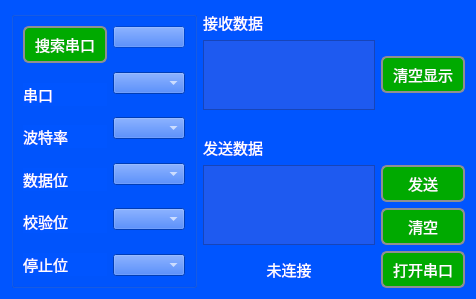
<?xml version="1.0" encoding="UTF-8"?>
<ui version="4.0">
 <class>serialPort</class>
 <widget class="QWidget" name="serialPort">
  <property name="geometry">
   <rect>
    <x>0</x>
    <y>0</y>
    <width>476</width>
    <height>293</height>
   </rect>
  </property>
  <property name="windowTitle">
   <string>Form</string>
  </property>
  <property name="styleSheet">
   <string notr="true">background-color:rgb(0, 85, 255);</string>
  </property>
  <layout class="QHBoxLayout" name="horizontalLayout">
   <item>
    <widget class="QGroupBox" name="groupBox">
     <property name="title">
      <string/>
     </property>
     <layout class="QHBoxLayout" name="horizontalLayout_5">
      <item>
       <layout class="QHBoxLayout" name="horizontalLayout_4">
        <item>
         <layout class="QVBoxLayout" name="verticalLayout_6">
          <item>
           <widget class="QPushButton" name="search">
            <property name="font">
             <font>
              <pointsize>11</pointsize>
             </font>
            </property>
            <property name="styleSheet">
             <string notr="true">QPushButton{
color:rgb(255, 255, 255);
background-color:rgb(0, 170, 0);
border: 2px solid #8f8f91;
border-radius:6px;
padding:5px 10px;
}
QPushButton:hover{
background-color:rgb(0, 0, 0);
}
QPushButton:pressed{
border-style:inset;
padding-top:6px;
padding-left:11px;
}

</string>
            </property>
            <property name="text">
             <string>搜索串口</string>
            </property>
           </widget>
          </item>
          <item>
           <spacer name="verticalSpacer_5">
            <property name="orientation">
             <enum>Qt::Vertical</enum>
            </property>
            <property name="sizeHint" stdset="0">
             <size>
              <width>20</width>
              <height>40</height>
             </size>
            </property>
           </spacer>
          </item>
          <item>
           <widget class="QLabel" name="label_3">
            <property name="enabled">
             <bool>true</bool>
            </property>
            <property name="font">
             <font>
              <pointsize>11</pointsize>
             </font>
            </property>
            <property name="styleSheet">
             <string notr="true">QLabel{
color:rgb(255, 255, 255);
}</string>
            </property>
            <property name="text">
             <string>串口</string>
            </property>
           </widget>
          </item>
          <item>
           <spacer name="verticalSpacer">
            <property name="orientation">
             <enum>Qt::Vertical</enum>
            </property>
            <property name="sizeHint" stdset="0">
             <size>
              <width>20</width>
              <height>40</height>
             </size>
            </property>
           </spacer>
          </item>
          <item>
           <widget class="QLabel" name="label_2">
            <property name="enabled">
             <bool>true</bool>
            </property>
            <property name="font">
             <font>
              <pointsize>11</pointsize>
             </font>
            </property>
            <property name="styleSheet">
             <string notr="true">QLabel{
color:rgb(255, 255, 255);
}</string>
            </property>
            <property name="text">
             <string>波特率</string>
            </property>
           </widget>
          </item>
          <item>
           <spacer name="verticalSpacer_2">
            <property name="orientation">
             <enum>Qt::Vertical</enum>
            </property>
            <property name="sizeHint" stdset="0">
             <size>
              <width>20</width>
              <height>40</height>
             </size>
            </property>
           </spacer>
          </item>
          <item>
           <widget class="QLabel" name="label_4">
            <property name="font">
             <font>
              <pointsize>11</pointsize>
             </font>
            </property>
            <property name="styleSheet">
             <string notr="true">QLabel{
color:rgb(255, 255, 255);
}</string>
            </property>
            <property name="text">
             <string>数据位</string>
            </property>
           </widget>
          </item>
          <item>
           <spacer name="verticalSpacer_3">
            <property name="orientation">
             <enum>Qt::Vertical</enum>
            </property>
            <property name="sizeHint" stdset="0">
             <size>
              <width>20</width>
              <height>40</height>
             </size>
            </property>
           </spacer>
          </item>
          <item>
           <widget class="QLabel" name="label">
            <property name="font">
             <font>
              <pointsize>11</pointsize>
             </font>
            </property>
            <property name="styleSheet">
             <string notr="true">QLabel{
color:rgb(255, 255, 255);
}</string>
            </property>
            <property name="text">
             <string>校验位</string>
            </property>
           </widget>
          </item>
          <item>
           <spacer name="verticalSpacer_4">
            <property name="orientation">
             <enum>Qt::Vertical</enum>
            </property>
            <property name="sizeHint" stdset="0">
             <size>
              <width>20</width>
              <height>40</height>
             </size>
            </property>
           </spacer>
          </item>
          <item>
           <widget class="QLabel" name="label_5">
            <property name="font">
             <font>
              <pointsize>11</pointsize>
             </font>
            </property>
            <property name="styleSheet">
             <string notr="true">QLabel{
color:rgb(255, 255, 255);
}</string>
            </property>
            <property name="text">
             <string>停止位</string>
            </property>
           </widget>
          </item>
         </layout>
        </item>
        <item>
         <layout class="QVBoxLayout" name="verticalLayout_7">
          <item>
           <widget class="QPushButton" name="pushButton_2">
            <property name="enabled">
             <bool>false</bool>
            </property>
            <property name="text">
             <string/>
            </property>
           </widget>
          </item>
          <item>
           <spacer name="verticalSpacer_10">
            <property name="orientation">
             <enum>Qt::Vertical</enum>
            </property>
            <property name="sizeHint" stdset="0">
             <size>
              <width>20</width>
              <height>40</height>
             </size>
            </property>
           </spacer>
          </item>
          <item>
           <widget class="QComboBox" name="ports">
            <property name="styleSheet">
             <string notr="true">QComboBox{
color:rgb(255, 255, 255);
}</string>
            </property>
           </widget>
          </item>
          <item>
           <spacer name="verticalSpacer_6">
            <property name="orientation">
             <enum>Qt::Vertical</enum>
            </property>
            <property name="sizeHint" stdset="0">
             <size>
              <width>20</width>
              <height>40</height>
             </size>
            </property>
           </spacer>
          </item>
          <item>
           <widget class="QComboBox" name="bauds">
            <property name="styleSheet">
             <string notr="true">QComboBox{
color:rgb(255, 255, 255);
}</string>
            </property>
           </widget>
          </item>
          <item>
           <spacer name="verticalSpacer_7">
            <property name="orientation">
             <enum>Qt::Vertical</enum>
            </property>
            <property name="sizeHint" stdset="0">
             <size>
              <width>20</width>
              <height>40</height>
             </size>
            </property>
           </spacer>
          </item>
          <item>
           <widget class="QComboBox" name="datas">
            <property name="styleSheet">
             <string notr="true">QComboBox{
color:rgb(255, 255, 255);
}</string>
            </property>
           </widget>
          </item>
          <item>
           <spacer name="verticalSpacer_8">
            <property name="orientation">
             <enum>Qt::Vertical</enum>
            </property>
            <property name="sizeHint" stdset="0">
             <size>
              <width>20</width>
              <height>40</height>
             </size>
            </property>
           </spacer>
          </item>
          <item>
           <widget class="QComboBox" name="parities">
            <property name="styleSheet">
             <string notr="true">QComboBox{
color:rgb(255, 255, 255);
}</string>
            </property>
           </widget>
          </item>
          <item>
           <spacer name="verticalSpacer_9">
            <property name="orientation">
             <enum>Qt::Vertical</enum>
            </property>
            <property name="sizeHint" stdset="0">
             <size>
              <width>20</width>
              <height>40</height>
             </size>
            </property>
           </spacer>
          </item>
          <item>
           <widget class="QComboBox" name="stops">
            <property name="font">
             <font>
              <pointsize>9</pointsize>
             </font>
            </property>
            <property name="styleSheet">
             <string notr="true">QComboBox{
color:rgb(255, 255, 255);
}</string>
            </property>
           </widget>
          </item>
         </layout>
        </item>
       </layout>
      </item>
     </layout>
    </widget>
   </item>
   <item>
    <layout class="QGridLayout" name="gridLayout">
     <item row="4" column="1">
      <layout class="QVBoxLayout" name="verticalLayout_8">
       <item>
        <widget class="QPushButton" name="send">
         <property name="font">
          <font>
           <pointsize>11</pointsize>
          </font>
         </property>
         <property name="styleSheet">
          <string notr="true">QPushButton{
color:rgb(255, 255, 255);
background-color:rgb(0, 170, 0);
border: 2px solid #8f8f91;
border-radius:6px;
padding:5px 10px;
}
QPushButton:hover{
background-color:rgb(0, 0, 0);
}
QPushButton:pressed{
border-style:inset;
padding-top:6px;
padding-left:11px;
}

</string>
         </property>
         <property name="text">
          <string>发送</string>
         </property>
        </widget>
       </item>
       <item>
        <widget class="QPushButton" name="send_clear">
         <property name="font">
          <font>
           <pointsize>11</pointsize>
          </font>
         </property>
         <property name="styleSheet">
          <string notr="true">QPushButton{
color:rgb(255, 255, 255);
background-color:rgb(0, 170, 0);
border: 2px solid #8f8f91;
border-radius:6px;
padding:5px 10px;
}
QPushButton:hover{
background-color:rgb(0, 0, 0);
}
QPushButton:pressed{
border-style:inset;
padding-top:6px;
padding-left:11px;
}

</string>
         </property>
         <property name="text">
          <string>清空</string>
         </property>
        </widget>
       </item>
      </layout>
     </item>
     <item row="1" column="1">
      <widget class="QPushButton" name="rec_clear">
       <property name="font">
        <font>
         <pointsize>11</pointsize>
        </font>
       </property>
       <property name="styleSheet">
        <string notr="true">QPushButton{
color:rgb(255, 255, 255);
background-color:rgb(0, 170, 0);
border: 2px solid #8f8f91;
border-radius:6px;
padding:5px 10px;
}
QPushButton:hover{
background-color:rgb(0, 0, 0);
}
QPushButton:pressed{
border-style:inset;
padding-top:6px;
padding-left:11px;
}

</string>
       </property>
       <property name="text">
        <string>清空显示</string>
       </property>
      </widget>
     </item>
     <item row="1" column="0">
      <widget class="QTextEdit" name="rec_text">
       <property name="styleSheet">
        <string notr="true">QTextEdit{
background-color:rgb(30, 90, 240);
color:rgb(255, 255, 255);
}</string>
       </property>
      </widget>
     </item>
     <item row="3" column="0">
      <widget class="QLabel" name="label_9">
       <property name="font">
        <font>
         <pointsize>11</pointsize>
        </font>
       </property>
       <property name="styleSheet">
        <string notr="true">QLabel{
color:rgb(255, 255, 255);
}</string>
       </property>
       <property name="text">
        <string>发送数据</string>
       </property>
      </widget>
     </item>
     <item row="6" column="0">
      <widget class="QLabel" name="state">
       <property name="enabled">
        <bool>false</bool>
       </property>
       <property name="font">
        <font>
         <pointsize>11</pointsize>
        </font>
       </property>
       <property name="styleSheet">
        <string notr="true">QLabel{
color:rgb(255, 255, 255);
}</string>
       </property>
       <property name="text">
        <string>未连接</string>
       </property>
       <property name="alignment">
        <set>Qt::AlignCenter</set>
       </property>
      </widget>
     </item>
     <item row="4" column="0">
      <widget class="QTextEdit" name="send_text">
       <property name="styleSheet">
        <string notr="true">QTextEdit{
background-color:rgb(30, 90, 240);
color:rgb(255, 255, 255);
}</string>
       </property>
      </widget>
     </item>
     <item row="6" column="1">
      <widget class="QPushButton" name="open">
       <property name="font">
        <font>
         <pointsize>11</pointsize>
        </font>
       </property>
       <property name="styleSheet">
        <string notr="true">QPushButton{
color:rgb(255, 255, 255);
background-color:rgb(0, 170, 0);
border: 2px solid #8f8f91;
border-radius:6px;
padding:5px 10px;
}
QPushButton:hover{
background-color:rgb(0, 0, 0);
}
QPushButton:pressed{
border-style:inset;
padding-top:6px;
padding-left:11px;
}

</string>
       </property>
       <property name="text">
        <string>打开串口</string>
       </property>
      </widget>
     </item>
     <item row="0" column="0">
      <widget class="QLabel" name="label_8">
       <property name="font">
        <font>
         <pointsize>11</pointsize>
        </font>
       </property>
       <property name="styleSheet">
        <string notr="true">QLabel{
color:rgb(255, 255, 255);
}</string>
       </property>
       <property name="text">
        <string>接收数据</string>
       </property>
      </widget>
     </item>
     <item row="2" column="1">
      <spacer name="horizontalSpacer">
       <property name="orientation">
        <enum>Qt::Horizontal</enum>
       </property>
       <property name="sizeHint" stdset="0">
        <size>
         <width>40</width>
         <height>20</height>
        </size>
       </property>
      </spacer>
     </item>
    </layout>
   </item>
  </layout>
 </widget>
 <resources/>
 <connections/>
</ui>
